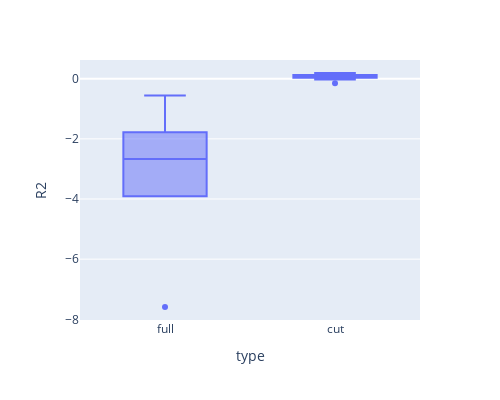

Source (notebook cell):
### Code cell
px.box(oos_r2_df, x="type", y="R2", height=400, width=500)

### Figure 1 — Plotly figure (JSON) as saved in the notebook; plotly's stock layout.template omitted (floating-point values rounded to 4 significant figures)
{"data": [{"alignmentgroup": "True", "hovertemplate": "type=%{x}<br>R2=%{y}<extra></extra>", "legendgroup": "", "marker": {"color": "#636efa"}, "name": "", "notched": false, "offsetgroup": "", "orientation": "v", "showlegend": false, "type": "box", "x": ["full", "full", "full", "full", "full", "full", "full", "full", "full", "full", "cut", "cut", "cut", "cut", "cut", "cut", "cut", "cut", "cut", "cut"], "x0": " ", "xaxis": "x", "y": [-2.79, -2.557, -0.5628, null, -7.59, null, -1.777, null, -3.911, null, 0.05367, 0.1257, 0.1893, -0.1509, 0.09405, 0.02753, 0.1447, -0.02731, 0.05776, 0.08053], "y0": " ", "yaxis": "y"}], "layout": {"boxmode": "group", "height": 400, "legend": {"tracegroupgap": 0}, "margin": {"t": 60}, "width": 500, "xaxis": {"anchor": "y", "domain": [0, 1], "title": {"text": "type"}}, "yaxis": {"anchor": "x", "domain": [0, 1], "title": {"text": "R2"}}}}
